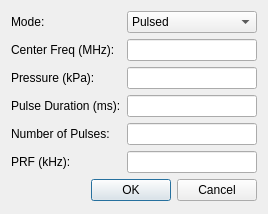
<?xml version="1.0" encoding="UTF-8"?>
<ui version="4.0">
 <class>FUSSettingDialogClass</class>
 <widget class="QDialog" name="FUSSettingDialogClass">
  <property name="geometry">
   <rect>
    <x>0</x>
    <y>0</y>
    <width>268</width>
    <height>214</height>
   </rect>
  </property>
  <property name="windowTitle">
   <string>FUSSettingDialog</string>
  </property>
  <layout class="QVBoxLayout" name="verticalLayout">
   <item>
    <layout class="QGridLayout" name="gridLayout">
     <item row="0" column="0">
      <widget class="QLabel" name="label_5">
       <property name="text">
        <string>Mode:</string>
       </property>
      </widget>
     </item>
     <item row="0" column="1">
      <widget class="QComboBox" name="modeComboBox">
       <item>
        <property name="text">
         <string>Pulsed</string>
        </property>
       </item>
       <item>
        <property name="text">
         <string>Continuous</string>
        </property>
       </item>
      </widget>
     </item>
     <item row="1" column="0">
      <widget class="QLabel" name="label">
       <property name="text">
        <string>Center Freq (MHz):</string>
       </property>
      </widget>
     </item>
     <item row="1" column="1">
      <widget class="QLineEdit" name="cFreqLineEdit"/>
     </item>
     <item row="2" column="0">
      <widget class="QLabel" name="label_2">
       <property name="text">
        <string>Pressure (kPa):</string>
       </property>
      </widget>
     </item>
     <item row="2" column="1">
      <widget class="QLineEdit" name="pressureLineEdit"/>
     </item>
     <item row="3" column="0">
      <widget class="QLabel" name="label_3">
       <property name="text">
        <string>Pulse Duration (ms):</string>
       </property>
      </widget>
     </item>
     <item row="3" column="1">
      <widget class="QLineEdit" name="PDLineEdit"/>
     </item>
     <item row="4" column="0">
      <widget class="QLabel" name="label_4">
       <property name="text">
        <string>Number of Pulses:</string>
       </property>
      </widget>
     </item>
     <item row="4" column="1">
      <widget class="QLineEdit" name="nPulseLineEdit"/>
     </item>
     <item row="5" column="0">
      <widget class="QLabel" name="label_6">
       <property name="text">
        <string>PRF (kHz):</string>
       </property>
      </widget>
     </item>
     <item row="5" column="1">
      <widget class="QLineEdit" name="PRFLineEdit"/>
     </item>
    </layout>
   </item>
   <item>
    <layout class="QHBoxLayout" name="horizontalLayout">
     <item>
      <spacer name="horizontalSpacer">
       <property name="orientation">
        <enum>Qt::Orientation::Horizontal</enum>
       </property>
       <property name="sizeHint" stdset="0">
        <size>
         <width>40</width>
         <height>20</height>
        </size>
       </property>
      </spacer>
     </item>
     <item>
      <widget class="QPushButton" name="okPushButton">
       <property name="text">
        <string>OK</string>
       </property>
      </widget>
     </item>
     <item>
      <widget class="QPushButton" name="cancelPushButton">
       <property name="text">
        <string>Cancel</string>
       </property>
      </widget>
     </item>
    </layout>
   </item>
  </layout>
 </widget>
 <layoutdefault spacing="6" margin="11"/>
 <resources/>
 <connections/>
</ui>
